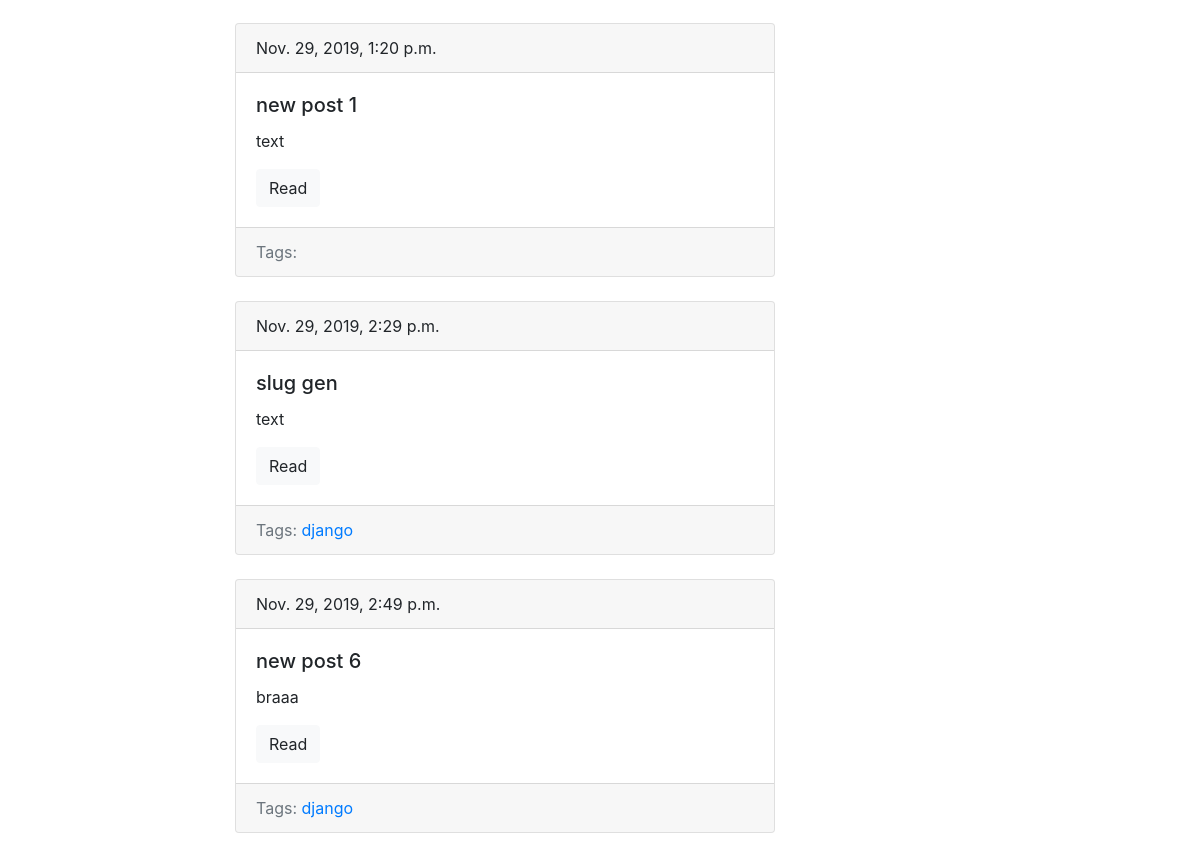
The page /blog/ (lower part) on the database as committed earlier.
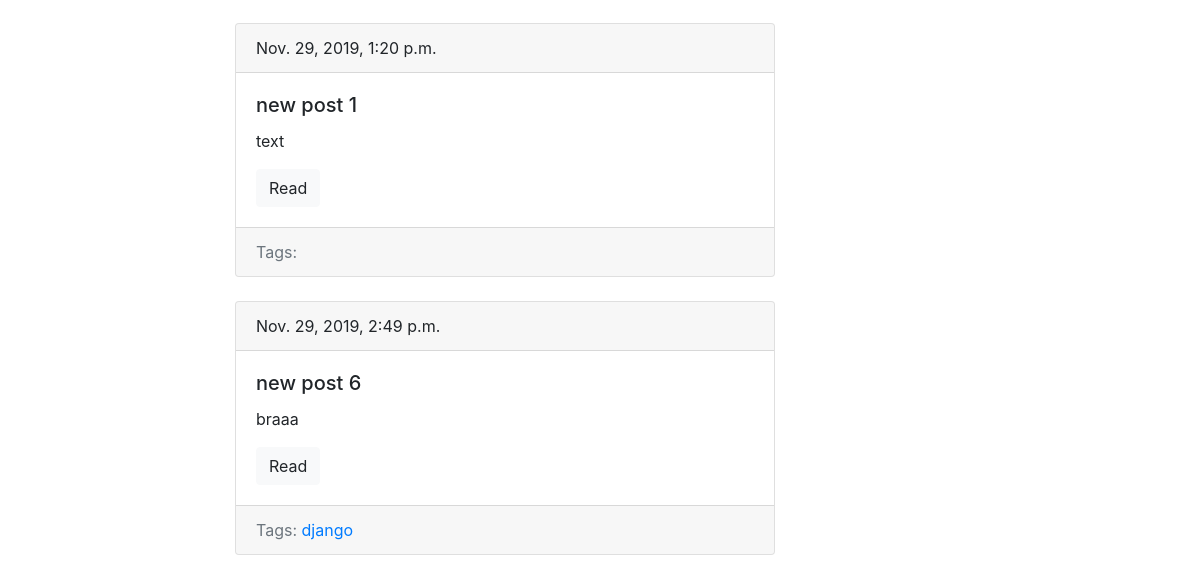
The same page on the database as committed later.
### blog/models.py (models this page shows, shortened)
class Post(models.Model):
	title = models.CharField(max_length=150, db_index=True)
	slug = models.SlugField(max_length=150, blank=True, unique=True)
	body = models.TextField(blank=True, db_index=True)
	tags = models.ManyToManyField('Tag', blank=True, related_name='posts')
	date_pub = models.DateTimeField(auto_now_add=True)
	def get_absolute_url(self):
		return reverse('post_detail_url', kwargs={'slug': self.slug})

class Tag(models.Model):
	title = models.CharField(max_length=50)
	slug = models.SlugField(max_length=50, unique=True)
	def get_absolute_url(self):
		return reverse('tag_detail_url', kwargs={'slug': self.slug})

### blog/views.py (the view)
# urls.py: path('', posts_list, name='posts_list_url'),
def posts_list(request):
	posts = Post.objects.all()
	return render(request, 'blog/index.html', context={'posts': posts})

### blog/templates/blog/index.html (shortened to what this page needs)
{% extends 'blog/base_blog.html' %}
{% block content %}
	{% for post in posts%}
		{% include 'blog/includes/post_card_template.html' %}
	{% endfor %}
{% endblock %}

### blog/templates/blog/includes/post_card_template.html
<div class="card mb-4">
	<div class="card-header">
		{{ post.date_pub }}
	</div>
	<div class="card-body">
		<h5 class="card-title">{{ post.title }}</h5>
		<p class="card-text">{{ post.body | truncatewords:15}}</p>
		<a href="{{ post.get_absolute_url }}" class="btn btn-light">Read</a>
	</div>
	<div class="card-footer text-muted">
    	Tags:
    	{% for tag in post.tags.all %}
    		<a href="{{ tag.get_absolute_url }}">{{ tag.title }}</a>
    	{% endfor %}
  	</div>
</div>

Rows that differ between the two databases and show on the page:
removed Post: date_pub "Nov. 29, 2019, 2:29 p.m.", title "slug gen", body "text", Tag (title "django")
